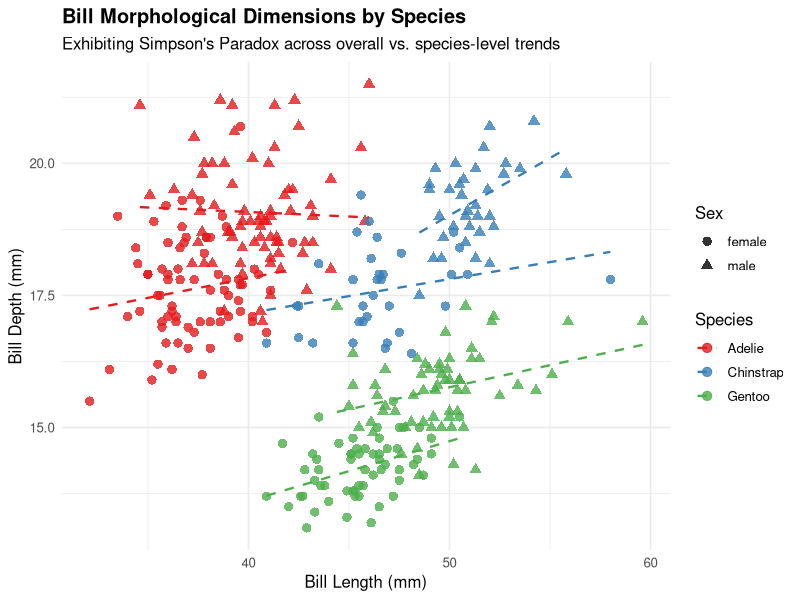

Write R code to recreate this figure.
## ---- chunk 1
#| label: r-data-prep
#| message: false
#| warning: false
library(palmerpenguins)
library(dplyr)
library(ggplot2)
library(tidyr)

# Clean dataset removing NA values in body metrics
penguins_clean <- penguins %>%
  drop_na(species, bill_length_mm, bill_depth_mm, flipper_length_mm, body_mass_g, sex) %>%
  mutate(
    species = as.character(species),
    bill_ratio = bill_length_mm / bill_depth_mm
  )

glimpse(penguins_clean)

#| label: r-summary-table
bill_summary <- penguins_clean %>%
  group_by(species, island) %>%
  summarise(
    n = n(),
    mean_bill_len = mean(bill_length_mm),
    mean_bill_dep = mean(bill_depth_mm),
    mean_bill_ratio = mean(bill_ratio),
    .groups = "drop"
  ) %>%
  arrange(desc(mean_bill_ratio))

knitr::kable(bill_summary, digits = 2, col.names = c("Species", "Island", "Count", "Mean Length (mm)", "Mean Depth (mm)", "Bill Length/Depth Ratio"))

#| label: fig-r-bill-dimensions
#| fig-cap: "Bill Length vs. Bill Depth across Palmer Penguin Species."
#| fig-width: 8
#| fig-height: 5.5

ggplot(penguins_clean, aes(x = bill_length_mm, y = bill_depth_mm, color = species, shape = sex)) +
  geom_point(size = 2.8, alpha = 0.8) +
  geom_smooth(method = "lm", se = FALSE, linetype = "dashed", size = 0.8) +
  scale_color_brewer(palette = "Set1") +
  labs(
    title = "Bill Morphological Dimensions by Species",
    subtitle = "Exhibiting Simpson's Paradox across overall vs. species-level trends",
    x = "Bill Length (mm)",
    y = "Bill Depth (mm)",
    color = "Species",
    shape = "Sex"
  ) +
  theme_minimal(base_size = 12) +
  theme(
    plot.title = element_text(face = "bold"),
    legend.position = "right"
  )
